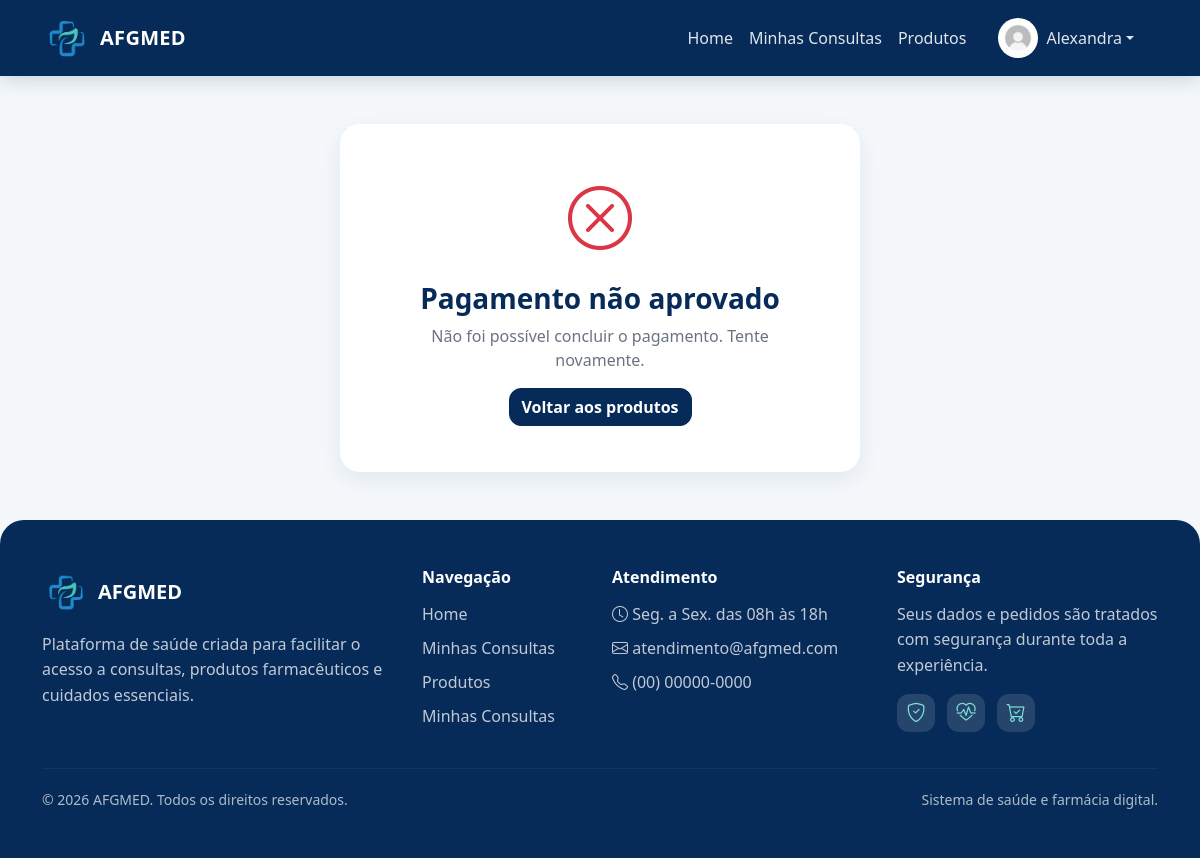
Screenshot of /pagamento/falha (signed in) with the database file from the repository.
### projetoafgmed/models.py (models this page shows)
class Usuario(database.Model, UserMixin):
    id = database.Column(database.Integer, primary_key=True)
    nome = database.Column(database.String, nullable=False)
    sobrenome = database.Column(database.String, nullable=False)
    email = database.Column(database.String, nullable=False, unique=True)
    senha = database.Column(database.String, nullable=False)
    foto = database.Column(database.String(200), nullable=True, default="usuario_padrao.jpg")
    is_admin = database.Column(database.Boolean, default=False)
    is_medico = database.Column(database.Boolean, default=False, nullable=False)
    id_medico = database.Column(database.Integer, database.ForeignKey("medico.id"), nullable=True)
    perfil = database.relationship("PerfilUsuario", backref="usuario", uselist=False)
    carrinho = database.relationship("Carrinho", backref="usuario", uselist=False)
    consultas = database.relationship("Consulta", backref="usuario", lazy=True)
    pedidos = database.relationship("Pedido", backref="usuario", lazy=True)
    medico = database.relationship(
        "Medico",
        backref=database.backref("usuario_acesso", uselist=False),
        foreign_keys=[id_medico]
    )

### projetoafgmed/rotas/entrega_pagamento.py (the view)
@app.route("/pagamento/falha")
def pagamento_falha():
    external_reference = request.args.get("external_reference")
    pedido = obter_pedido_por_referencia(external_reference)
    carrinho = pedido.carrinho if pedido else None
    if pedido:
        pedido.status_pagamento = "rejected"
        pedido.status = "falha"
    if carrinho:
        carrinho.status_pagamento = "falha"
        carrinho.status = "ativo"
        carrinho.mercado_pago_preference_id = None
        carrinho.mercado_pago_payment_id = None
        carrinho.mercado_pago_init_point = None
    database.session.commit()
    return render_template("pagamento_falha.html", pedido=pedido, carrinho=carrinho)

### projetoafgmed/models.py (called while the page is built)
@login_manager.user_loader
def load_usuario(id_usuario):
    return Usuario.query.get(int(id_usuario))

### projetoafgmed/rotas/contexto.py (called while the page is built, shortened)
@app.context_processor
def carrinho_global():
    if current_user.is_authenticated:
        carrinho = Carrinho.query.filter_by(
            id_usuario=current_user.id,
            status="ativo"
        ).first()
        itens = carrinho.itens if carrinho else []
        total = sum(item.quantidade * item.preco_unitario for item in itens)
        quantidade = sum(item.quantidade for item in itens)
        return {
            "carrinho": carrinho,
            "itens_carrinho": itens,
            "total_carrinho": total,
            "quantidade_carrinho": quantidade
        }

### projetoafgmed/rotas/utils.py (called while the page is built, shortened)
def obter_pedido_por_referencia(external_reference):
    if not external_reference:
        return None

### projetoafgmed/templates/pagamento_falha.html (shortened to what this page needs)
{% extends "base.html" %}
{% block content %}
<div class="card mx-auto text-center p-4" style="max-width: 520px;">
    <div class="card-body">
        <i class="bi bi-x-circle text-danger" style="font-size: 4rem;"></i>
        <h3 class="fw-bold mt-3" style="color:#072B59;">
            Pagamento não aprovado
        </h3>
        <p class="text-muted">
            Não foi possível concluir o pagamento. Tente novamente.
        </p>
        <a href="{{ url_for('produtos') }}" class="btn btn-primary">
            Voltar aos produtos
        </a>
    </div>
</div>
{% endblock %}

### projetoafgmed/templates/base.html (shortened to what this page needs)
<!DOCTYPE html>
<html lang="pt-br">
<head>
    <link href="https://cdn.jsdelivr.net/npm/bootstrap@5.3.8/dist/css/bootstrap.min.css" rel="stylesheet">
    <link rel="stylesheet" href="https://cdn.jsdelivr.net/npm/bootstrap-icons@1.11.3/font/bootstrap-icons.css">
    <link rel="stylesheet" href="{{ url_for('static', filename='css/style.css') }}">
</head>
<body>
<nav class="navbar navbar-expand-lg navbar-dark bg-dark">
    <div class="container">
        <a class="navbar-brand d-flex align-items-center" href="{{ url_for('homepage') }}">
            <img src="{{ url_for('static', filename='imagens/logo.jpg') }}" alt="Logo" width="50" class="me-2">
            AFGMED
        </a>
        <div class="collapse navbar-collapse" id="navbarNav">
            <ul class="navbar-nav ms-auto align-items-lg-center">
                <li class="nav-item">
                    <a class="nav-link" href="{{ url_for('homepage') }}">Home</a>
                </li>
                {% if current_user.is_authenticated and current_user.is_medico and not current_user.is_admin %}
                    <li class="nav-item">
                        <a class="nav-link" href="{{ url_for('medicos') }}">Minhas Consultas</a>
                    </li>
                {% else %}
                    <li class="nav-item">
                        <a class="nav-link" href="{{ url_for('medicos') }}">Consulta</a>
                    </li>
                {% endif %}
                <li class="nav-item">
                    <a class="nav-link" href="{{ url_for('produtos') }}">Produtos</a>
                </li>
            </ul>
            <ul class="navbar-nav ms-lg-3 align-items-lg-center">
                {% if current_user.is_authenticated %}
                    <li class="nav-item dropdown me-lg-3">
                        <a class="nav-link dropdown-toggle d-flex align-items-center"
                           href="#"
                           id="perfilDropdown"
                           role="button"
                           data-bs-toggle="dropdown"
                           aria-expanded="false">
                            <img src="{{ url_for('static', filename='fotos_perfil/' + (current_user.foto or 'usuario_padrao.jpg')) }}"
                                 alt="Perfil"
                                 class="rounded-circle"
                                 style="width:40px; height:40px; object-fit:cover;">
                            <span class="ms-2">{{ current_user.nome }}</span>
                        </a>
                    </li>
                {% endif %}
            </ul>
        </div>
    </div>
</nav>
<main class="container mt-5">
    {% block content %}{% endblock %}
</main>
<footer class="footer-afg mt-5">
    <div class="container py-5">
        <div class="row g-4">
            <div class="col-md-4">
                <div class="d-flex align-items-center mb-3">
                    <img src="{{ url_for('static', filename='imagens/logo.jpg') }}" alt="Logo AFGMED" width="48" class="footer-logo me-2">
                    <h5 class="mb-0 fw-bold">AFGMED</h5>
                </div>
                <p class="footer-text">
                    Plataforma de saúde criada para facilitar o acesso a consultas,
                    produtos farmacêuticos e cuidados essenciais.
                </p>
            </div>
            <div class="col-md-2">
                <h6 class="footer-title">Navegação</h6>
                <ul class="footer-links">
                    <li><a href="{{ url_for('homepage') }}">Home</a></li>
                    {% if current_user.is_authenticated and current_user.is_medico and not current_user.is_admin %}
                        <li><a href="{{ url_for('medicos') }}">Minhas Consultas</a></li>
                    {% else %}
                        <li><a href="{{ url_for('medicos') }}">Consulta</a></li>
                    {% endif %}
                    <li><a href="{{ url_for('produtos') }}">Produtos</a></li>
                    {% if current_user.is_authenticated %}
                        {% if current_user.is_medico and not current_user.is_admin %}
                            <li><a href="{{ url_for('medicos') }}">Minhas Consultas</a></li>
                        {% else %}
                            <li><a href="{{ url_for('meus_agendamentos') }}">Meus Agendamentos</a></li>
                            <li><a href="{{ url_for('meus_pedidos') }}">Minhas Compras</a></li>
                        {% endif %}
                    {% endif %}
                </ul>
            </div>
            <div class="col-md-3">
                <h6 class="footer-title">Atendimento</h6>
                <ul class="footer-links">
                    <li><i class="bi bi-clock"></i> Seg. a Sex. das 08h às 18h</li>
                    <li><i class="bi bi-envelope"></i> atendimento@afgmed.com</li>
                    <li><i class="bi bi-telephone"></i> (00) 00000-0000</li>
                </ul>
            </div>
            <div class="col-md-3">
                <h6 class="footer-title">Segurança</h6>
                <p class="footer-text">
                    Seus dados e pedidos são tratados com segurança durante toda a experiência.
                </p>
                <div class="footer-icons">
                    <i class="bi bi-shield-check"></i>
                    <i class="bi bi-heart-pulse"></i>
                    <i class="bi bi-cart-check"></i>
                </div>
            </div>
        </div>
        <hr class="footer-line">
        <div class="d-flex flex-column flex-md-row justify-content-between align-items-center gap-2">
            <small>© 2026 AFGMED. Todos os direitos reservados.</small>
            <small>Sistema de saúde e farmácia digital.</small>
        </div>
    </div>
</footer>
</body>
</html>

### projetoafgmed/static/css/style.css (style rules this page uses)
body { background: #f4f8fb; color: #273444; font-family: 'Segoe UI', Tahoma, Geneva, Verdana, sans-serif; }
.navbar { background: #072B59 !important; box-shadow: 0 4px 18px rgba(7, 43, 89, 0.18); }
.navbar-brand { font-weight: 700; letter-spacing: .3px; }
.navbar-brand img { border-radius: 10px; object-fit: cover; }
.navbar .nav-link { color: rgba(255, 255, 255, .88) !important; font-weight: 500; }
.btn { border-radius: 12px; transition: .2s ease; }
.btn-primary { background-color: #072B59; border-color: #072B59; font-weight: 700; }
.card { border: none; border-radius: 20px; overflow: hidden; transition: .25s ease; box-shadow: 0 8px 24px rgba(7,43,89,.08) !important; }
.card-body { padding: 22px; }
.text-muted { color: #6b7280 !important; }
.footer-afg { background: #072B59; color: #ffffff; border-radius: 24px 24px 0 0; }
.footer-logo { border-radius: 10px; object-fit: cover; }
.footer-text { color: rgba(255, 255, 255, 0.75); line-height: 1.6; margin-bottom: 0; }
.footer-title { font-weight: 700; margin-bottom: 15px; color: #ffffff; }
.footer-links { list-style: none; padding: 0; margin: 0; }
.footer-links li { margin-bottom: 10px; color: rgba(255, 255, 255, 0.75); }
.footer-links a { color: rgba(255, 255, 255, 0.75); text-decoration: none; transition: .2s ease; }
.footer-icons { display: flex; gap: 12px; margin-top: 15px; }
.footer-icons i { width: 38px; height: 38px; background: rgba(255, 255, 255, 0.12); color: #7ee0d2; border-radius: 12px; display: grid; place-items: center; font-size: 1.2rem; }
.footer-line { border-color: rgba(255, 255, 255, 0.18); margin: 30px 0 20px; }
.footer-afg small { color: rgba(255, 255, 255, 0.68); }

### rows the page displays
Usuario: foto (picture), nome "Alexandra"
